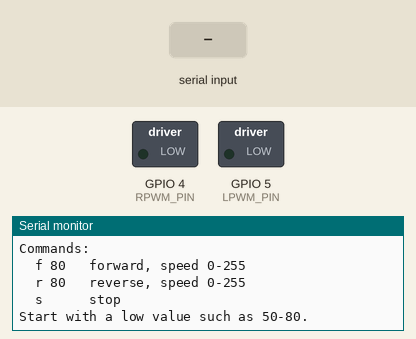
Simulated run of this sketch. Board: ESP32-S3. Parts: switched loads named in the sketch (green lamp = pin HIGH), the last lines printed to the serial monitor. The inputs (shaded band) are chosen by the test bench.

Above: at 1.7 s.
1.8 s: "s\n" received over Serial
At 2.8 s:
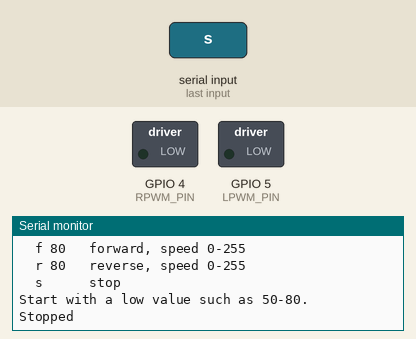
3.3 s: "90,45\n" received over Serial
At 4.0 s:
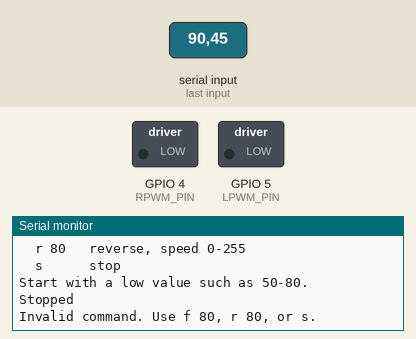

Measured:
- after the input at 1.8 s, the serial monitor: prints a new line at once (image 1)
- after the input at 3.3 s, the serial monitor: prints a new line at once (image 2)

The sketch:

bts7960_serial_test.ino
```cpp
/*
  BTS7960 / IBT-2 serial motor test for an ESP32-S3

  Wiring:
    ESP32 GPIO 4  -> BTS7960 RPWM
    ESP32 GPIO 5  -> BTS7960 LPWM
    ESP32 5V      -> BTS7960 VCC, R_EN, and L_EN
    ESP32 GND     -> BTS7960 GND

    18 V supply + -> BTS7960 B+
    18 V supply - -> BTS7960 B-
    Motor leads   -> BTS7960 M+ and M-

  Serial commands (115200 baud, Newline ending):
    f 80   Drive forward at duty 80 (range 0-255)
    r 80   Drive reverse at duty 80 (range 0-255)
    s      Stop

  This sketch targets Arduino-ESP32 core 3.x.
*/

#include <Arduino.h>

constexpr uint8_t RPWM_PIN = 4;
constexpr uint8_t LPWM_PIN = 5;

constexpr uint32_t PWM_FREQUENCY_HZ = 20000;
constexpr uint8_t PWM_RESOLUTION_BITS = 8;
constexpr uint16_t REVERSAL_PAUSE_MS = 500;

enum class Direction : uint8_t {
  Stopped,
  Forward,
  Reverse,
};

Direction currentDirection = Direction::Stopped;

void stopMotor() {
  // Always switch both inputs off together for a definite stop.
  ledcWrite(RPWM_PIN, 0);
  ledcWrite(LPWM_PIN, 0);
  currentDirection = Direction::Stopped;
}

void driveMotor(Direction requestedDirection, uint8_t duty) {
  if (duty == 0 || requestedDirection == Direction::Stopped) {
    stopMotor();
    return;
  }

  // Never reverse while power is still applied in the old direction.
  if (currentDirection != Direction::Stopped &&
      currentDirection != requestedDirection) {
    stopMotor();
    delay(REVERSAL_PAUSE_MS);
  }

  if (requestedDirection == Direction::Forward) {
    ledcWrite(LPWM_PIN, 0);
    ledcWrite(RPWM_PIN, duty);
  } else {
    ledcWrite(RPWM_PIN, 0);
    ledcWrite(LPWM_PIN, duty);
  }

  currentDirection = requestedDirection;
}

void printHelp() {
  Serial.println();
  Serial.println("BTS7960 motor test ready.");
  Serial.println("Commands:");
  Serial.println("  f 80   forward, speed 0-255");
  Serial.println("  r 80   reverse, speed 0-255");
  Serial.println("  s      stop");
  Serial.println("Start with a low value such as 50-80.");
}

void handleCommand(String command) {
  command.trim();
  command.toLowerCase();

  if (command == "s") {
    stopMotor();
    Serial.println("Stopped");
    return;
  }

  if (command.length() < 3 || command.charAt(1) != ' ') {
    Serial.println("Invalid command. Use f 80, r 80, or s.");
    return;
  }

  const char action = command.charAt(0);
  const int requestedDuty = command.substring(2).toInt();

  if ((action != 'f' && action != 'r') ||
      requestedDuty < 0 || requestedDuty > 255) {
    Serial.println("Invalid command. Speed must be from 0 to 255.");
    return;
  }

  const Direction direction =
      action == 'f' ? Direction::Forward : Direction::Reverse;
  driveMotor(direction, static_cast<uint8_t>(requestedDuty));

  Serial.print(direction == Direction::Forward ? "Forward at " : "Reverse at ");
  Serial.println(requestedDuty);
}

void setup() {
  // Establish LOW outputs before enabling PWM hardware.
  pinMode(RPWM_PIN, OUTPUT);
  pinMode(LPWM_PIN, OUTPUT);
  digitalWrite(RPWM_PIN, LOW);
  digitalWrite(LPWM_PIN, LOW);

  Serial.begin(115200);
  delay(500);

  const bool rightAttached =
      ledcAttach(RPWM_PIN, PWM_FREQUENCY_HZ, PWM_RESOLUTION_BITS);
  const bool leftAttached =
      ledcAttach(LPWM_PIN, PWM_FREQUENCY_HZ, PWM_RESOLUTION_BITS);

  if (!rightAttached || !leftAttached) {
    stopMotor();
    Serial.println("ERROR: Could not configure PWM outputs.");
    while (true) {
      delay(1000);
    }
  }

  stopMotor();
  printHelp();
}

void loop() {
  if (Serial.available() > 0) {
    handleCommand(Serial.readStringUntil('\n'));
  }
}
```
